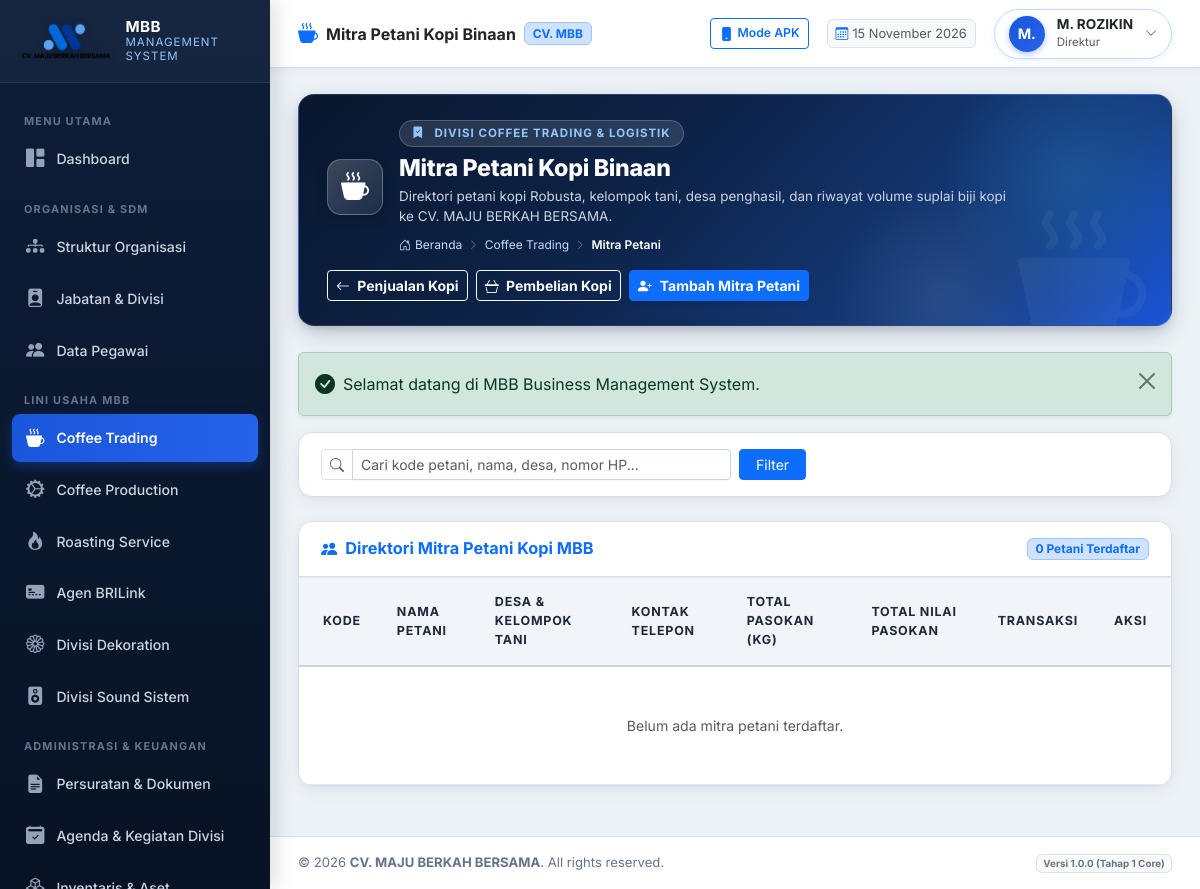
Page /modules/coffee-trading/partners.php (signed in) on the committed database.
### tables this page shows
CREATE TABLE `users` (
  `id` int(11) NOT NULL AUTO_INCREMENT,
  `username` varchar(50) NOT NULL,
  `email` varchar(100) NOT NULL,
  `password_hash` varchar(255) NOT NULL,
  `role_id` int(11) NOT NULL,
  `employee_id` int(11) DEFAULT NULL,
  `is_active` tinyint(1) DEFAULT 1,
  `must_change_password` tinyint(1) DEFAULT 0,
  `last_login_at` datetime DEFAULT NULL,
  `last_login_ip` varchar(45) DEFAULT NULL,
  `created_at` datetime DEFAULT current_timestamp(),
  `updated_at` datetime DEFAULT current_timestamp() ON UPDATE current_timestamp(),
  PRIMARY KEY (`id`),
  UNIQUE KEY `username` (`username`),
  UNIQUE KEY `email` (`email`),
  UNIQUE KEY `employee_id` (`employee_id`),
  KEY `fk_user_role` (`role_id`),
  CONSTRAINT `fk_user_emp` FOREIGN KEY (`employee_id`) REFERENCES `employees` (`id`) ON DELETE SET NULL,
  CONSTRAINT `fk_user_role` FOREIGN KEY (`role_id`) REFERENCES `roles` (`id`)
);

CREATE TABLE `employees` (
  `id` int(11) NOT NULL AUTO_INCREMENT,
  `employee_code` varchar(30) NOT NULL,
  `full_name` varchar(150) NOT NULL,
  `gender` enum('L','P') DEFAULT 'L',
  `phone_number` varchar(30) DEFAULT NULL,
  `email` varchar(100) DEFAULT NULL,
  `address` text DEFAULT NULL,
  `division_id` int(11) DEFAULT NULL,
  `position_id` int(11) DEFAULT NULL,
  `join_date` date DEFAULT NULL,
  `employment_status` enum('TETAP','KONTRAK','MAGANG','HONORER') DEFAULT 'TETAP',
  `is_active` tinyint(1) DEFAULT 1,
  `avatar` varchar(255) DEFAULT NULL,
  `notes` text DEFAULT NULL,
  `created_at` datetime DEFAULT current_timestamp(),
  `updated_at` datetime DEFAULT current_timestamp() ON UPDATE current_timestamp(),
  PRIMARY KEY (`id`),
  UNIQUE KEY `employee_code` (`employee_code`),
  KEY `fk_emp_div` (`division_id`),
  KEY `fk_emp_pos` (`position_id`),
  CONSTRAINT `fk_emp_div` FOREIGN KEY (`division_id`) REFERENCES `divisions` (`id`) ON DELETE SET NULL,
  CONSTRAINT `fk_emp_pos` FOREIGN KEY (`position_id`) REFERENCES `positions` (`id`) ON DELETE SET NULL
);

CREATE TABLE `positions` (
  `id` int(11) NOT NULL AUTO_INCREMENT,
  `position_code` varchar(20) NOT NULL,
  `position_name` varchar(100) NOT NULL,
  `division_id` int(11) DEFAULT NULL,
  `parent_position_id` int(11) DEFAULT NULL,
  `level_rank` int(11) DEFAULT 1,
  `job_description` text DEFAULT NULL,
  `is_active` tinyint(1) DEFAULT 1,
  `created_at` datetime DEFAULT current_timestamp(),
  `updated_at` datetime DEFAULT current_timestamp() ON UPDATE current_timestamp(),
  PRIMARY KEY (`id`),
  UNIQUE KEY `position_code` (`position_code`),
  KEY `fk_pos_div` (`division_id`),
  KEY `fk_pos_parent` (`parent_position_id`),
  CONSTRAINT `fk_pos_div` FOREIGN KEY (`division_id`) REFERENCES `divisions` (`id`) ON DELETE SET NULL,
  CONSTRAINT `fk_pos_parent` FOREIGN KEY (`parent_position_id`) REFERENCES `positions` (`id`) ON DELETE SET NULL
);

### config/app.php (called while the page is built)
<?php
$isHttps = (!empty($_SERVER['HTTPS']) && $_SERVER['HTTPS'] !== 'off')
    || (!empty($_SERVER['HTTP_X_FORWARDED_PROTO']) && $_SERVER['HTTP_X_FORWARDED_PROTO'] === 'https')
    || (!empty($_SERVER['HTTP_CF_VISITOR']) && strpos($_SERVER['HTTP_CF_VISITOR'], 'https') !== false)
    || (($_SERVER['SERVER_PORT'] ?? 80) == 443);
$protocol = $isHttps ? "https://" : "http://";
$host = $_SERVER['HTTP_HOST'] ?? 'localhost';
$docRoot = !empty($_SERVER['DOCUMENT_ROOT']) ? str_replace('\\', '/', realpath($_SERVER['DOCUMENT_ROOT'])) : '';
$appRoot = str_replace('\\', '/', realpath(__DIR__ . '/..'));
if (!empty($docRoot) && str_starts_with($appRoot, $docRoot)) {
    $relative = trim(substr($appRoot, strlen($docRoot)), '/\\');
    $baseFolder = !empty($relative) ? '/' . $relative . '/' : '/';
} else {
    if ($host !== 'localhost' && !str_starts_with($host, '127.0.0.1') && !str_starts_with($host, '192.168.')) {
        $baseFolder = '/';
    } else {
        $baseFolder = '/cvmbb/';
    }
}
$baseUrl = $protocol . $host . $baseFolder;
return [
    'app_name'    => 'MBB BUSINESS MANAGEMENT SYSTEM',
    'app_version' => '1.0.0',
    'app_env'     => 'development',
    'base_url'    => rtrim($baseUrl, '/') . '/',
    'timezone'    => 'Asia/Jakarta',
    'session_lifetime' => 86400,
    'company'     => [
        'name'       => 'CV. MAJU BERKAH BERSAMA',
        'short_name' => 'MBB',
        'address'    => 'Jln. Raya Gunung Terang No. 09, Kecamatan Air Hitam, Kabupaten Lampung Barat',
        'logo'       => 'assets/images/logo.png',
        'tagline'    => 'Integritas, Kualitas, dan Keberkahan Usaha',
    ]
];

### core/Permission.php (called while the page is built, shortened)
<?php
class Permission {
    public static function can(string $permissionKey): bool {
        if (!empty($_SESSION['user_role']) && in_array($_SESSION['user_role'], ['super_admin', 'developer'], true)) {
            return true;
        }
        $permissions = self::getPermissionsForUser($_SESSION['user_role_id'] ?? 0);
        return in_array($permissionKey, $permissions, true);
    }
}

### core/Auth.php (called while the page is built, shortened)
<?php
require_once __DIR__ . '/../helpers/utils.php';
class Auth {
    private static ?array $cachedUser = null;
    public static function check(): bool {
        $timeout = 86400;
        return true;
    }
    public static function user(): ?array {
        if (self::$cachedUser !== null) {
            return self::$cachedUser;
        }
        $db = Database::getInstance();
        $stmt = $db->prepare("
            SELECT u.*, r.role_name, r.role_title, e.full_name, e.employee_code, p.position_name, d.division_name
            FROM users u
            INNER JOIN roles r ON u.role_id = r.id
            LEFT JOIN employees e ON u.employee_id = e.id
            LEFT JOIN positions p ON e.position_id = p.id
            LEFT JOIN divisions d ON e.division_id = d.id
            WHERE u.id = ?
        ");
        $stmt->execute([$_SESSION['user_id']]);
        self::$cachedUser = $stmt->fetch() ?: null;
        return self::$cachedUser;
    }
}

### modules/coffee-trading/partners.php (the view, shortened to what this page needs)
<?php
require_once __DIR__ . '/../../core/Auth.php';
require_once __DIR__ . '/../../core/Permission.php';
require_once __DIR__ . '/../../helpers/utils.php';
$db = Database::getInstance();
$search = trim($_GET['q'] ?? '');
$query = "
    SELECT f.*,
           COUNT(p.id) AS total_deliveries,
           COALESCE(SUM(p.net_weight), 0) AS total_supplied_kg,
           COALESCE(SUM(p.grand_total), 0) AS total_paid
    FROM farmers f
    LEFT JOIN purchases p ON p.farmer_id = f.id
    WHERE 1=1
";
$params = [];
$query .= " GROUP BY f.id ORDER BY total_supplied_kg DESC, f.name ASC";
$stmt = $db->prepare($query);
$stmt->execute($params);
$farmers = $stmt->fetchAll();
$pageTitle = 'Mitra Petani Kopi Binaan';
$currentModule = 'coffee-trading';
$pageCategory = 'DIVISI COFFEE TRADING & LOGISTIK';
$pageDesc = 'Direktori petani kopi Robusta, kelompok tani, desa penghasil, dan riwayat volume suplai biji kopi ke CV. MAJU BERKAH BERSAMA.';
$pageBreadcrumbs = [
    'Coffee Trading' => base_url('modules/coffee-trading/index.php'),
    'Mitra Petani' => null
];
$pageActionBtn = '
    <div class="d-flex flex-wrap gap-2">
        <a href="' . base_url('modules/coffee-trading/index.php') . '" class="btn btn-outline-light btn-sm fw-bold">
            <i class="bi bi-arrow-left me-1"></i> Penjualan Kopi
        </a>
        <a href="' . base_url('modules/coffee-trading/purchases.php') . '" class="btn btn-outline-light btn-sm fw-bold">
            <i class="bi bi-basket3 me-1"></i> Pembelian Kopi
        </a>' .
        (Permission::can('coffee_trading.manage') ? '
        <button type="button" class="btn btn-primary text-white btn-sm fw-bold shadow-sm d-flex align-items-center gap-2" data-bs-toggle="modal" data-bs-target="#modalAddFarmer">
            <i class="bi bi-person-plus-fill"></i> Tambah Mitra Petani
        </button>' : '') . '
    </div>
';
require_once __DIR__ . '/../../components/header.php';
require_once __DIR__ . '/../../components/sidebar.php';
require_once __DIR__ . '/../../components/topbar.php';
?>
<div class="card-mbb mb-4">
    <div class="card-mbb-body py-3">
        <form method="GET" action="" class="row g-2 align-items-center">
            <div class="col-md-6">
                <div class="input-group input-group-sm">
                    <span class="input-group-text bg-white"><i class="bi bi-search text-muted"></i></span>
                    <input type="text" name="q" value="<?= e($search) ?>" class="form-control" placeholder="Cari kode petani, nama, desa, nomor HP...">
                </div>
            </div>
            <div class="col-md-auto">
                <button type="submit" class="btn btn-sm btn-primary px-3">Filter</button>
            </div>
        </form>
    </div>
</div>
<div class="card-mbb">
    <div class="card-mbb-header">
        <h6 class="card-mbb-title text-primary">
            <i class="bi bi-people-fill"></i> Direktori Mitra Petani Kopi MBB
        </h6>
        <span class="badge bg-primary-subtle text-primary border border-primary-subtle"><?= count($farmers) ?> Petani Terdaftar</span>
    </div>
    <div class="card-mbb-body p-0">
        <div class="table-responsive">
            <table class="table-mbb align-middle">
                <thead>
                    <tr>
                        <th class="ps-4">Kode</th>
                        <th>Nama Petani</th>
                        <th>Desa & Kelompok Tani</th>
                        <th>Kontak Telepon</th>
                        <th>Total Pasokan (Kg)</th>
                        <th>Total Nilai Pasokan</th>
                        <th>Transaksi</th>
                        <?php if (Permission::can('coffee_trading.manage')): ?>
                        <th class="text-end pe-4">Aksi</th>
                        <?php endif; ?>
                    </tr>
                </thead>
                <tbody>
                    <?php if (empty($farmers)): ?>
                        <tr>
                            <td colspan="8" class="text-center py-5 text-muted">Belum ada mitra petani terdaftar.</td>
                        </tr>
                    <?php endif; ?>
                </tbody>
            </table>
        </div>
    </div>
</div>
<?php require_once __DIR__ . '/../../components/footer.php'; ?>

### components/topbar.php (shortened to what this page needs)
<?php
$user = Auth::user();
$displayName = $user['full_name'] ?? ($user['username'] ?? 'User');
$displayRole = $user['role_title'] ?? ($user['role_name'] ?? 'User');
$displayPos  = $user['position_name'] ?? $displayRole;
$initials    = strtoupper(substr($displayName, 0, 2));
$activeMeta = $moduleMetadata[$currentModule ?? 'dashboard'] ?? [
    'title'    => $pageTitle ?? 'MBB Management System',
    'category' => 'SISTEM INFORMASI TERPADU',
    'icon'     => 'bi-grid-fill',
    'desc'     => 'Sistem manajemen operasional terpadu CV. MAJU BERKAH BERSAMA'
];
$bannerTitle    = $pageTitle ?? $activeMeta['title'];
$bannerCategory = $pageCategory ?? $activeMeta['category'];
$bannerIcon     = $pageIcon ?? $activeMeta['icon'];
$bannerDesc     = $pageDesc ?? $activeMeta['desc'];
?>
<div class="main-content">
    <header class="topbar">
        <div class="topbar-left">
            <div class="d-flex align-items-center gap-2">
                <i class="bi <?= e($bannerIcon) ?> text-primary fs-5"></i>
                <span class="fw-bold text-dark fs-6"><?= e($bannerTitle) ?></span>
                <span class="badge bg-primary-subtle text-primary border border-primary-subtle d-none d-md-inline-block small">CV. MBB</span>
            </div>
        </div>
        <div class="topbar-right">
            <a href="<?= base_url('apk/index.php') ?>" class="btn btn-sm btn-outline-primary d-none d-sm-inline-flex align-items-center gap-1" title="Lihat Tampilan Aplikasi Mobile APK">
                <i class="bi bi-phone-fill"></i>
                <span class="small fw-semibold">Mode APK</span>
            </a>
            <div class="d-none d-md-flex align-items-center text-muted px-2 py-1 rounded bg-light border" style="font-size: 0.8rem;">
                <i class="bi bi-calendar3 me-1 text-primary"></i>
                <span><?= format_tanggal(date('Y-m-d')) ?></span>
            </div>
            <div class="dropdown">
                <div class="user-profile-badge" data-bs-toggle="dropdown" aria-expanded="false">
                    <div class="user-avatar"><?= e($initials) ?></div>
                    <div class="d-none d-sm-block text-start lh-1">
                        <div class="fw-bold text-dark" style="font-size: 0.85rem;"><?= e($displayName) ?></div>
                        <small class="text-muted" style="font-size: 0.72rem;"><?= e($displayPos) ?></small>
                    </div>
                    <i class="bi bi-chevron-down text-muted" style="font-size: 0.75rem;"></i>
                </div>
            </div>
        </div>
    </header>
    <div class="content-body">
        <div class="page-hero-banner">
            <i class="bi <?= e($bannerIcon) ?> banner-watermark-icon"></i>
            <div class="page-hero-content">
                <div class="banner-title-group">
                    <div class="banner-icon-box">
                        <i class="bi <?= e($bannerIcon) ?>"></i>
                    </div>
                    <div>
                        <div class="banner-badge-category">
                            <i class="bi bi-bookmark-check-fill me-1"></i> <?= e($bannerCategory) ?>
                        </div>
                        <h2 class="banner-page-title"><?= e($bannerTitle) ?></h2>
                        <p class="banner-page-desc"><?= e($bannerDesc) ?></p>
                        <?php if (!empty($pageBreadcrumbs)): ?>
                            <div class="banner-breadcrumbs">
                                <a href="<?= base_url('index.php') ?>"><i class="bi bi-house-door me-1"></i>Beranda</a>
                                <?php foreach ($pageBreadcrumbs as $label => $link): ?>
                                    <span class="separator"><i class="bi bi-chevron-right"></i></span>
                                    <?php if ($link): ?>
                                        <a href="<?= e($link) ?>"><?= e($label) ?></a>
                                    <?php else: ?>
                                        <span class="current"><?= e($label) ?></span>
                                    <?php endif; ?>
                                <?php endforeach; ?>
                            </div>
                        <?php endif; ?>
                    </div>
                </div>
                <div class="banner-actions">
                    <?php if (!empty($pageActionBtn)): ?>
                        <?= $pageActionBtn ?>
                    <?php endif; ?>
                </div>
            </div>
        </div>
        <?= flash_display() ?>

### rows in the picture
users: employee.full_name "M.", employee.full_name "M. ROZIKIN", positions.position_name "Direktur"

### other values in the picture
get_company_setting('company_short_name', 'MBB') "MBB"
$bannerTitle "Mitra Petani Kopi Binaan"
$bannerCategory "DIVISI COFFEE TRADING & LOGISTIK"
$bannerDesc "Direktori petani kopi Robusta, kelompok tani, desa penghasil, dan riwayat volume suplai biji kopi ke CV. MAJU BERKAH BERSAMA."
$label "Coffee Trading"
$label "Mitra Petani"
$msg "Selamat datang di MBB Business Management System."
count($farmers) "0"
get_company_setting('company_name', 'CV. MAJU BERKAH BERSAMA') "CV. MAJU BERKAH BERSAMA"
